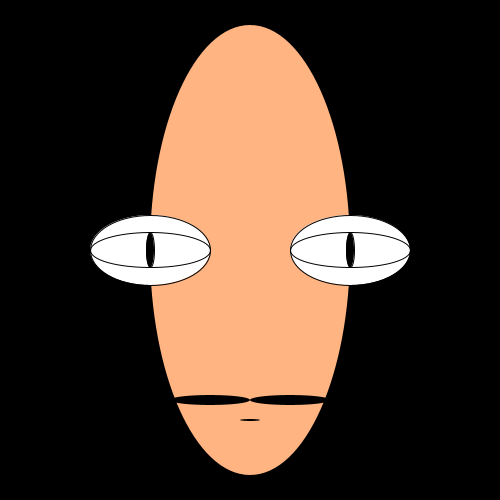
Frame 1 (no input)
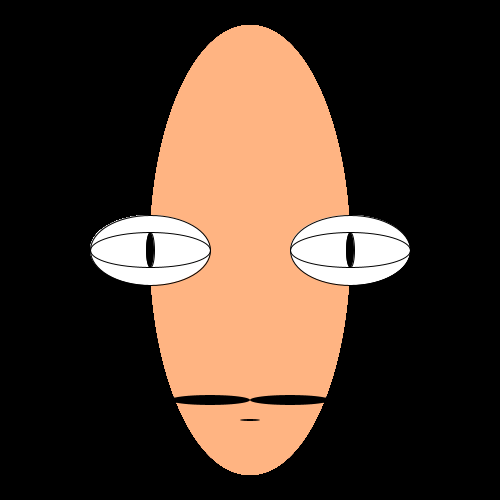
Frame 60 (the mouse pressed at the canvas centre just before this capture)
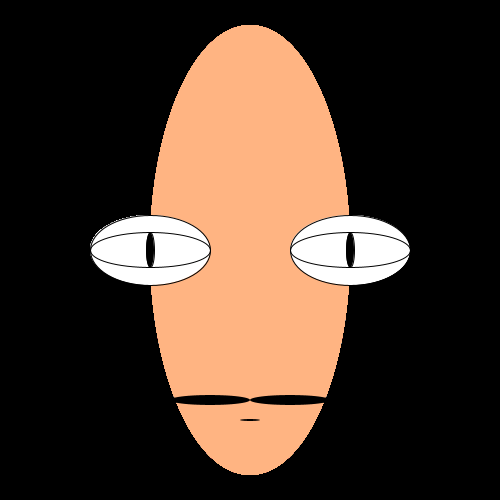
Frame 120 (the mouse held since frame 60 and released just before this capture)

The Processing sketch that drew these frames (run headless with seeded random() and noise(); from frame 60 on, the mouse is pressed at the canvas centre):

// Processing sketch: processing_74226
// ── processing_74226.pde

void setup() {
  size(500, 500);
  background(0);
}
void draw() {
  
  //glava
  noStroke();
  fill(255, 180, 130);
  ellipse(250, 250, 200, 450);
  
  //oci
  stroke(0);
  fill(255);
  ellipse(150, 250, 120, 70);
  
  stroke(0);
  fill(255);
  ellipse(350, 250, 120, 70);
  
  //zjenice
  fill(0);
  ellipse(150, 250, 8, 35);
  
  fill(0);
  ellipse(350, 250, 8, 35);
  
  //kapci
  noFill(); 
  ellipse(150, 250, 120, 35);
  
  ellipse(350, 250, 120, 35);
  
  //usta
  noStroke();
  fill(0);
  ellipse(250, 420, 20, 2);
  
  //brk
  noStroke();
  ellipse(210, 400, 80, 10);
  
  noStroke();
  ellipse(290, 400, 80, 10);
  
}
